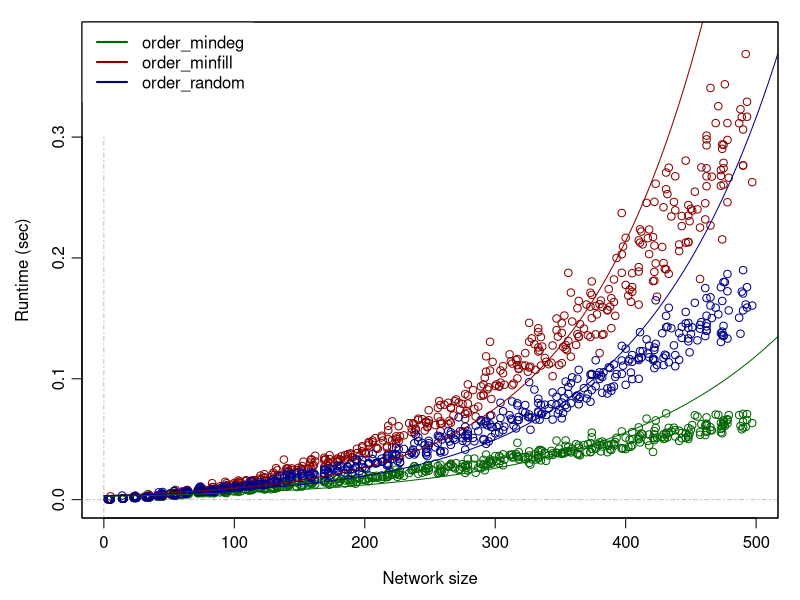
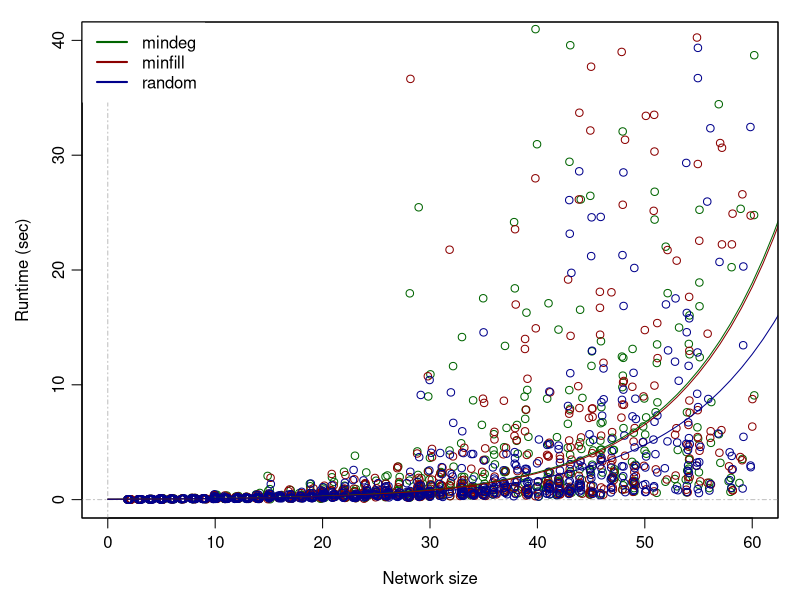
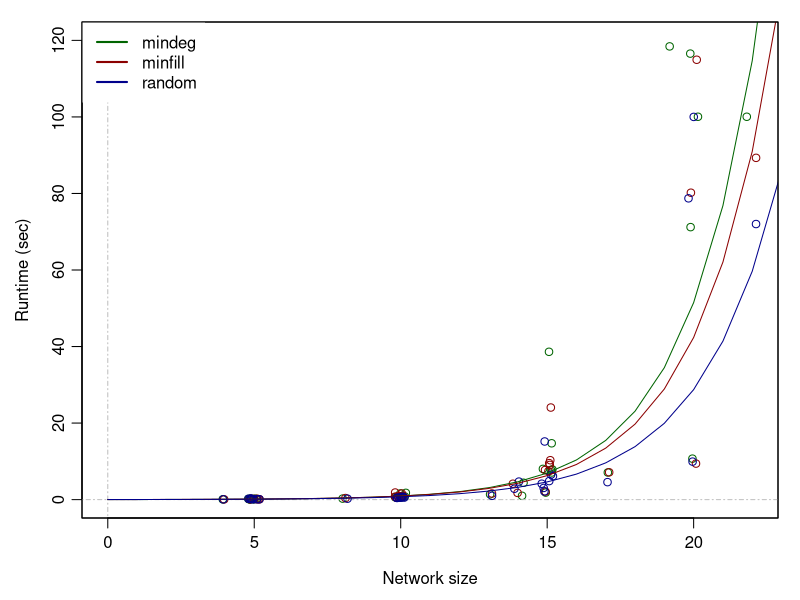
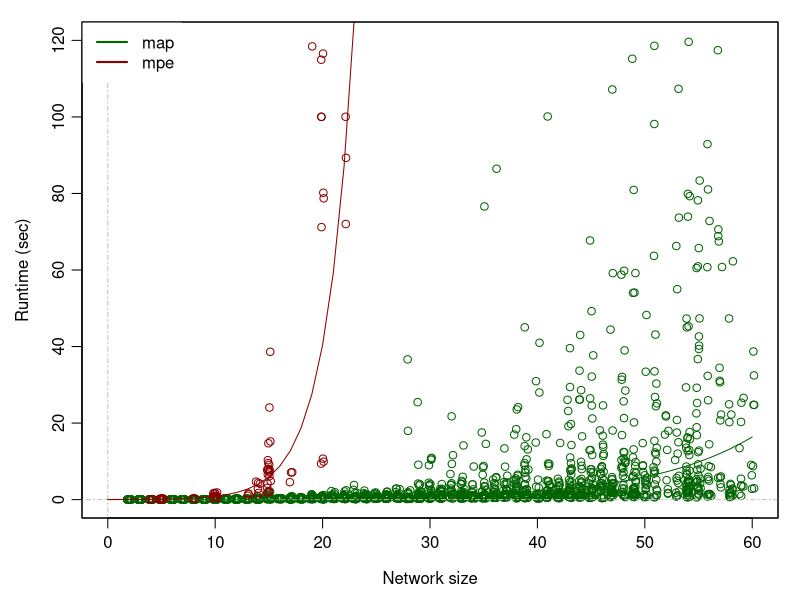

Source code (R) for these figures, in order:
#### Probabilistic Graphical Models
##
## Knowledge Representation
##
## Plots and Statistical Analysis of Experiments 
##
##
## last mod: 20.12.21

# working directory
# setwd("C:/Users/oleh/Documents/Uni/13_Semester/Knowledge_Representation/Assignment_2/KR21_project2/")



####### Input Data #################

# f.names <- dir(pattern = ".csv")



## Asusuming all exponential models with increasing network size


### heuristics of ordering

dat <- read.table("ordering_results.csv", header = TRUE, dec = ".", sep = ",")
# View(dat)

dat <- dat[,c("nodes", "experiment", "runtime")]
dat$experiment <- factor(dat$experiment)

heu <- levels(dat$experiment)
cols <- c("darkgreen", "darkred", "darkblue")

# 5 to 505 in steps of 10, each time 10 times each
# xtabs(~ experiment, dat) 510 in total for each heuristic

## analysis:

# ancova:
m1 <- lm(log(runtime) ~ nodes, data = dat)
#summary(m1)
m2 <- lm(log(runtime) ~ nodes*experiment, data = dat)
#summary(m2)

anova(m1,m2)

# Ancova allows for different slopes, all three heuristics differ significantly (p < .001)
# with respect to slope and intercept
# has to be mentioned: whereas mindeg seems linear, order random and order minfill seems to
# increase quadratic / exponentially.


lm_coef <- coef(m2)

## plot
pdf("plots/heuristics.pdf", width = 10, height = 6, pointsize = 10)
par(mgp = c(2.5, 0.7, 0), mar = c(4, 4, 1, 1) + 0.1)
plot(runtime ~ nodes, data = dat[dat$experiment == heu[1],], type = "p", col = cols[1],
     ylab = "Runtime (sec)", xlab = "Network size", ylim = c(0,0.38))
abline(h = 0, col = "grey", lty = "dotdash")
segments(0, -1, 0, 0.3, lty = "dotdash", col = "grey")
points(runtime ~ nodes, data = dat[dat$experiment == heu[2],], type = "p", col = cols[2])
points(runtime ~ nodes, data = dat[dat$experiment == heu[3],], type = "p", col = cols[3])
lines(c(0:600), exp(lm_coef[1])*exp(lm_coef[2]*c(0:600)), col = cols[1])
lines(c(0:600), exp(lm_coef[1] + lm_coef[3])*exp((lm_coef[2] + lm_coef[5])*c(0:600)), col = cols[2])
lines(c(0:600), exp(lm_coef[1] + lm_coef[4])*exp((lm_coef[2] + lm_coef[6])*c(0:600)), col = cols[3])
#abline(lm(runtime ~ nodes, data = dat[dat$experiment == heu[1],]), col = cols[1])
#abline(lm(runtime ~ nodes, data = dat[dat$experiment == heu[2],]), col = cols[2])
#abline(lm(runtime ~ nodes, data = dat[dat$experiment == heu[3],]), col = cols[3])
legend("topleft", legend = heu, col = cols, 
       lty = 1, cex=1, lwd = 2, box.col = "white")
box()
dev.off()





### MAP / MPE

dat <- read.table("map_mpe_results.csv", header = TRUE, dec = ".", sep = ",")
# View(dat)

dat$task <- factor(substr(dat$experiment, 0, 3))
dat$heu <- factor(substr(dat$experiment, 5, 13))

task <- levels(dat$task)
heu <- levels(dat$heu)
cols <- c("darkgreen", "darkred", "darkblue")


# some descriptive data:

#table(dat$task)
# map  mpe 
# 1920  672 

### Timeouts in MAP

# from 2 to 66 -> 65 group, each 10 times
# MAP: in total 660
# random: 645 (5) -> 650
# minfill: 644 (6) -> 650
# mindeg: 631 (19) -> 650
## starting with 61 nodes, everything was timeout



### Timeouts in MPE

# from 2 to 31 --> 30, each 10 times
# # MPE: in total 155
# random: 225 (75) -> 300
# mindeg: 226 (74) -> 300
# minfill: 221 (79) -> 300
## starting with 23 nodes, everything was timeout


# too generate more realistic networks, they were adjusted in advance
# for instance, there are no unconnected nodes


#xtabs(~ task + heu, dat)
#                heu
# task  mindeg minfill random
# map    631     644    645
# mpe    226     221    225




### MAP


## analysis
m1 <- lm(log(runtime) ~ nodes, dat = dat[dat$task == task[1],])
# summary(m1)
m2 <- lm(log(runtime) ~ nodes * heu, dat = dat[dat$task == task[1],])
# summary(m2)

anova(m1,m2)


lm_coef <- coef(m2)

## plots for MAP und MPE, splitted?
## plot
pdf("plots/MAP.pdf", width = 10, height = 6, pointsize = 10)
par(mgp = c(2.5, 0.7, 0), mar = c(4, 4, 1, 1) + 0.1)
plot(runtime ~ jitter(nodes), data = dat[dat$task == task[1] & dat$heu == heu[1],], type = "p", col = cols[1],
     ylab = "Runtime (sec)", xlab = "Network size", ylim = c(0,40), xlim = c(0,60))
abline(h = 0, col = "grey", lty = "dotdash")
segments(0, -10, 0, 35, lty = "dotdash", col = "grey")
points(runtime ~ jitter(nodes), data = dat[dat$task == task[1] & dat$heu == heu[2],], type = "p", col = cols[2])
points(runtime ~ jitter(nodes), data = dat[dat$task == task[1] & dat$heu == heu[3],], type = "p", col = cols[3])
#abline(lm(runtime ~ nodes, data = dat[dat$task == task[1] & dat$heu == heu[1],]), col = cols[1])
#abline(lm(runtime ~ nodes, data = dat[dat$task == task[1] & dat$heu == heu[2],]), col = cols[2])
#abline(lm(runtime ~ nodes, data = dat[dat$task == task[1] & dat$heu == heu[3],]), col = cols[3])
lines(c(0:70), exp(lm_coef[1])*exp(lm_coef[2]*c(0:70)), col = cols[1])
lines(c(0:70), exp(lm_coef[1] + lm_coef[3])*exp((lm_coef[2] + lm_coef[5])*c(0:70)), col = cols[2])
lines(c(0:70), exp(lm_coef[1] + lm_coef[4])*exp((lm_coef[2] + lm_coef[6])*c(0:70)), col = cols[3])
legend("topleft", legend = heu, col = cols, 
       lty = 1, cex=1, lwd = 2, box.col = "white")
box()
dev.off()




### MPE

## analysis
m1 <- lm(log(runtime) ~ nodes, dat = dat[dat$task == task[2],])
# summary(m1)
m2 <- lm(log(runtime) ~ nodes * heu, dat = dat[dat$task == task[2],])
# summary(m2)

anova(m1,m2)

lm_coef <- coef(m2)


## plot
pdf("plots/MPE.pdf", width = 10, height = 6, pointsize = 10)
par(mgp = c(2.5, 0.7, 0), mar = c(4, 4, 1, 1) + 0.1)
plot(runtime ~ jitter(nodes), data = dat[dat$task == task[2] & dat$heu == heu[1],], type = "p", col = cols[1],
     ylab = "Runtime (sec)", xlab = "Network size", ylim = c(0,120), xlim = c(0, 22))
abline(h = 0, col = "grey", lty = "dotdash")
segments(0, -100, 0, 105, lty = "dotdash", col = "grey")
points(runtime ~ jitter(nodes), data = dat[dat$task == task[2] & dat$heu == heu[2],], type = "p", col = cols[2])
points(runtime ~ jitter(nodes), data = dat[dat$task == task[2] & dat$heu == heu[3],], type = "p", col = cols[3])
lines(c(0:30), exp(lm_coef[1])*exp(lm_coef[2]*c(0:30)), col = cols[1])
lines(c(0:30), exp(lm_coef[1] + lm_coef[3])*exp((lm_coef[2] + lm_coef[5])*c(0:30)), col = cols[2])
lines(c(0:30), exp(lm_coef[1] + lm_coef[4])*exp((lm_coef[2] + lm_coef[6])*c(0:30)), col = cols[3])
legend("topleft", legend = heu, col = cols, 
       lty = 1, cex=1, lwd = 2, box.col = "white")
box()
dev.off()






## analysis: comparing MAP and MPE

## analysis
m1 <- lm(log(runtime) ~ nodes, dat = dat)
# summary(m1)
m2 <- lm(log(runtime) ~ nodes * task, dat = dat)
# summary(m2)

anova(m1,m2)

lm_coef <- coef(m2)

pdf("plots/MAP_MPE.pdf", width = 10, height = 6, pointsize = 10)
par(mgp = c(2.5, 0.7, 0), mar = c(4, 4, 1, 1) + 0.1)
plot(runtime ~ jitter(nodes), data = dat[dat$task == task[1],], type = "p", col = cols[1],
     ylab = "Runtime (sec)", xlab = "Network size", ylim = c(0,120), xlim = c(0, 60))
abline(h = 0, col = "grey", lty = "dotdash")
segments(0, -100, 0, 110, lty = "dotdash", col = "grey")
points(runtime ~ jitter(nodes), data = dat[dat$task == task[2],], type = "p", col = cols[2])
lines(c(0:60), exp(lm_coef[1])*exp(lm_coef[2]*c(0:60)), col = cols[1])
lines(c(0:60), exp(lm_coef[1] + lm_coef[3])*exp((lm_coef[2] + lm_coef[4])*c(0:60)), col = cols[2])
legend("topleft", legend = task, col = cols, 
       cex=1, lwd = 2, box.col = "white")
box()
dev.off()



### exploratory analysis of several metrics

## multiple (exponential) regression

# not checked for multicollinearity (which quite sure exists tho)

m1 <- lm(log(runtime) ~ nodes * task + roots + leaves + mean_edges, dat = dat)
summary(m1)








